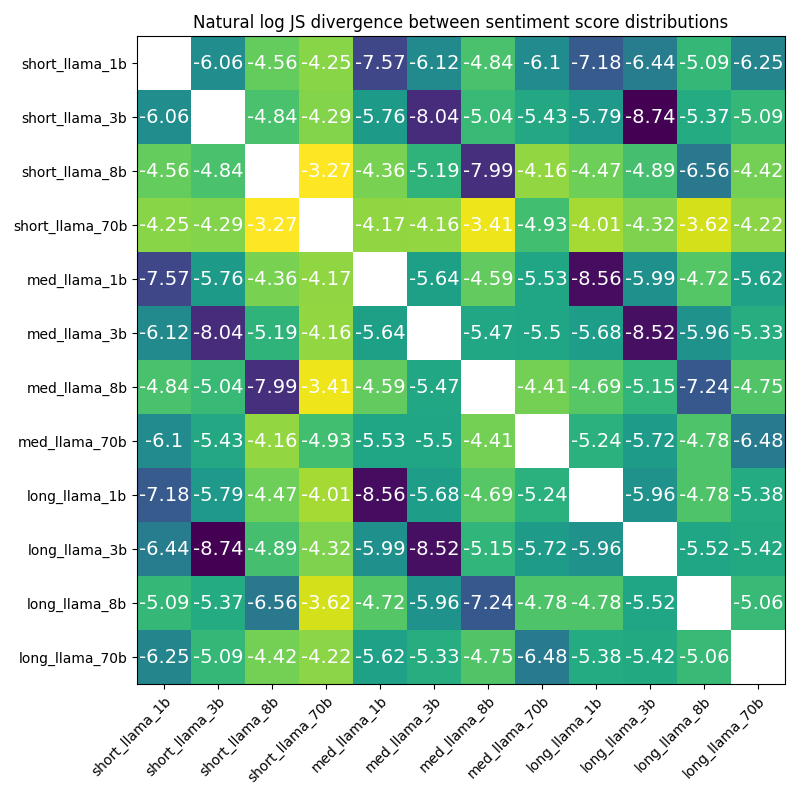

Write the Python code that produced this figure.
from scipy.stats import chisquare
from scipy.special import kl_div
import json
import numpy as np
import matplotlib.pyplot as plt

def main():
    model_names = ["llama_1b", "llama_3b", "llama_8b", "llama_70b"]
    model_contexts = ["original", "med", "long"]
    #8x8 because 8 total configurations
    js_divs = np.zeros((12,12))

    #get every possible combination of two models: so 64 total:
    for c, model_context_1 in enumerate(model_contexts):
        for a, model_name_1 in enumerate(model_names):
            for d, model_context_2 in enumerate(model_contexts):
                for b, model_name_2 in enumerate(model_names):
                    file1 = open(f'distributions/{model_context_1}_{model_name_1}_sentiment_dist.json', 'r')
                    file2 = open(f'distributions/{model_context_2}_{model_name_2}_sentiment_dist.json', 'r')

                    json1 = json.load(file1)
                    json2 = json.load(file2)

                    dist_1 = np.array([json1["1"], json1["2"], json1["3"], json1["4"], json1["5"]])
                    dist_2 = np.array([json2["1"], json2["2"], json2["3"], json2["4"], json2["5"]])

                    js_div = js_divergence(dist_1, dist_2)

                    js_divs[a + 4*c][b + 4*d] = js_div
    model_names = ["llama_1b", "llama_3b", "llama_8b", "llama_70b"]
    model_contexts = ["short", "med", "long"]

    merged_names = []
    for context in model_contexts:
        for model in model_names:
            merged_names.append(f"{context}_{model}")

    log_js_divs = np.around(np.log(js_divs), 2)
    fig, ax = plt.subplots(figsize=(8, 8))
    im = ax.imshow(log_js_divs)

    # Show all ticks and label them with the respective list entries
    ax.set_xticks(range(len(merged_names)), labels=merged_names,
                rotation=45, ha="right", rotation_mode="anchor")
    ax.set_yticks(range(len(merged_names)), labels=merged_names)

    # Loop over data dimensions and create text annotations.
    for i in range(len(merged_names)):
        for j in range(len(merged_names)):
            text = ax.text(j, i, log_js_divs[i, j],
                        ha="center", va="center", color="w", fontsize=14)

    ax.set_title("Natural log JS divergence between sentiment score distributions")
    fig.tight_layout()
    plt.savefig("js_div.png")

    # print(js_divs[0][1])
    # print(js_divs[1][0])

def js_divergence(p, q):
    # Normalize the distributions to sum to 1 (turn into probability distributions)
    p = p / np.sum(p)
    q = q / np.sum(q)
    
    # Compute the mean distribution
    m = 0.5 * (p + q)
    
    # Compute the KL divergences
    kl_p_m = kl_div(p, m).sum()
    kl_q_m = kl_div(q, m).sum()
    
    # Compute the Jensen-Shannon Divergence
    jsd = 0.5 * (kl_p_m + kl_q_m)
    
    return jsd

if __name__ == "__main__":
    main()